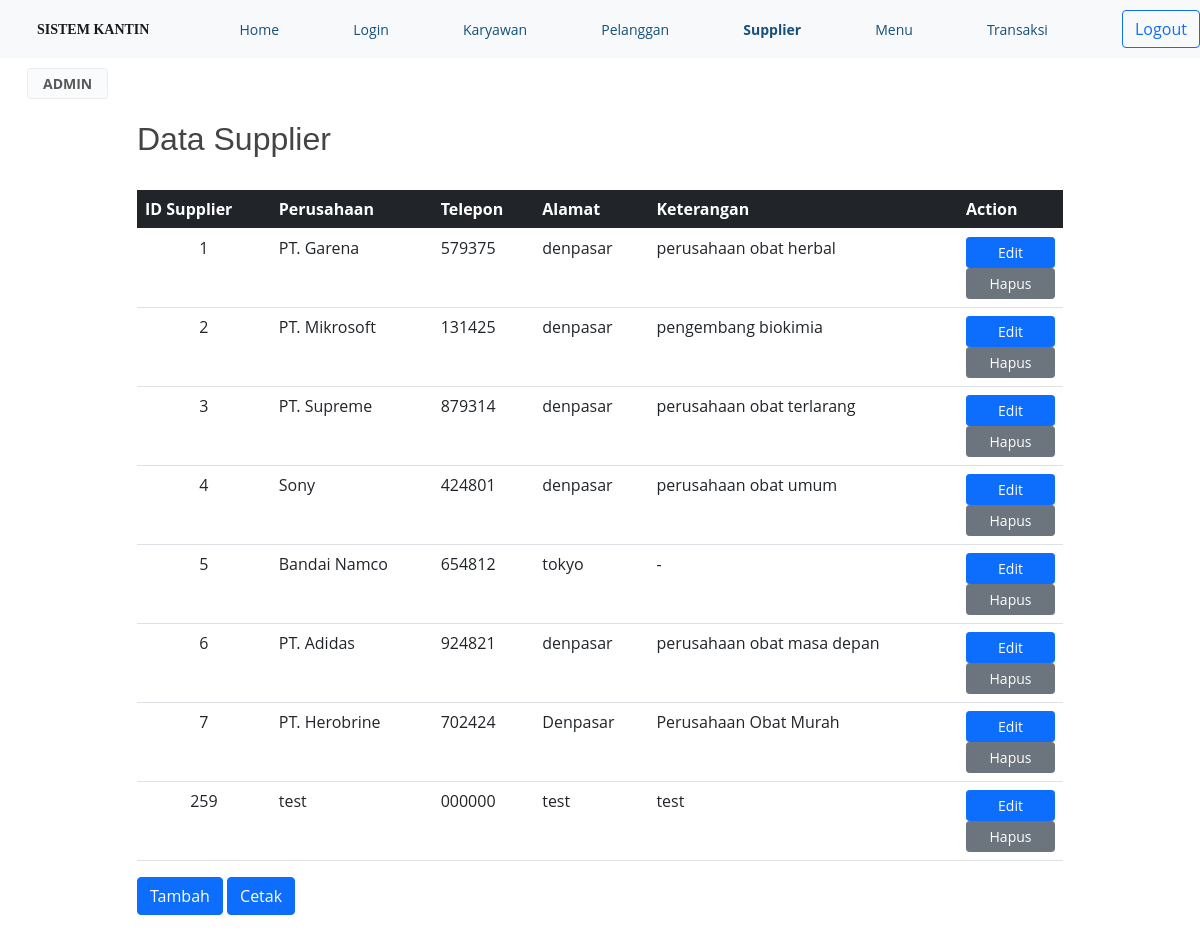
Screenshot of /view/viewsupplier.php (signed in) with the database file from the repository.
### tables this page shows
CREATE TABLE IF NOT EXISTS `tb_supplier` (
  `idsupplier` int(4) NOT NULL AUTO_INCREMENT,
  `perusahaan` varchar(100) NOT NULL,
  `telpon` varchar(20) NOT NULL,
  `alamat` text NOT NULL,
  `keterangan` text NOT NULL,
  PRIMARY KEY (`idsupplier`)
);

### view/viewsupplier.php (the view, shortened to what this page needs)
<?php
    include('../koneksi.php');
?>
<html>
    <head>
    <link href="https://cdn.jsdelivr.net/npm/bootstrap@5.1.0/dist/css/bootstrap.min.css" rel="stylesheet">
    <link rel="stylesheet" type="text/css" href="../style.css">
    <link rel="stylesheet" type="text/css" href="https://cdn.datatables.net/v/dt/dt-1.10.23/datatables.min.css"/>
    <link rel="stylesheet" href="https://cdnjs.cloudflare.com/ajax/libs/font-awesome/4.7.0/css/font-awesome.min.css">
    </head>
<body>
    <nav class="fixed-top">
    <div class="container-fluid topnav navbar navbar-light bg-light w3-animate-top" >
    <a class="navbar-brand" href="#"><b>&nbsp;&nbsp;SISTEM KANTIN</b></a>
            <a href="../welcome.php">Home</a>
            <a href="viewlogin.php">Login</a>
            <a href="viewkaryawan.php">Karyawan</a>
            <a href="viewpelanggan.php">Pelanggan</a>
            <a class="topnav2" href="viewsupplier.php">Supplier</a>
            <a href="viewmenu.php">Menu</a>
            <a href="viewtransaksi.php">Transaksi</a>
    <a href="../logout.php"><button type="button" class="btn btn-outline-primary" onclick="return confirm('anda yakin ingin logout?')">Logout</button></a>
    </div>
        <table height="50px" width="100%" class="w3-animate-top">
            <tr><td width="26px"></td>
                <td align="left">
                <button class="btn btn-sm sus btn-light border" disabled><b>ADMIN</b></button>
            </td><td width="1%"></td>
        </tr>
        </table>
</nav>
    <br/><br/>
        <div class="container mt-5 w3-animate-opacity">
		<div class="row">
			<div class="col-1">
			</div>
		<div class="col-10 mt-4">
        <h2>Data Supplier</h2><br>
        <table class="table hover" id="myTable">
        <thead>
        <tr class='myclass bg-dark'>
            <th>ID Supplier</th>
            <th>Perusahaan</th>
            <th>Telepon</th>
            <th>Alamat</th>
            <th>Keterangan</th>
            <th width="105px">Action</th>
        </tr>
        </thead>
    <tbody>
        <?php
        $query = "SELECT * FROM tb_supplier ORDER BY idsupplier ASC";
        $result = mysqli_query($mysqli, $query);
        while($row = mysqli_fetch_assoc($result))
        {
        ?>
            <tr>
                <td align="center">
                    <?php echo $row['idsupplier']; ?></td>
                <td><?php echo $row['perusahaan']; ?></td>
                <td><?php echo $row['telpon']; ?></td>
                <td><?php echo $row['alamat']; ?></td>
                <td><?php echo $row['keterangan']; ?></td>
                <td align="center">
                    <a href="../edit/editsupplier.php?idsupplier=<?= $row['idsupplier']; ?>">
                    <button class="btn btn-primary btn-sm">Edit</button></a>
                    <br/>
                    <a href="../delete/deletesupplier.php?idsupplier=<?php echo $row['idsupplier']; ?>"
                            onclick="return confirm('anda yakin akan menghapus data ini?')">
                            <button class="btn btn-secondary btn-sm">Hapus</button></a>
                </td>
            </tr>
        <?php
        }
        ?>
    </tbody>
    </table>
    <a href="../add/addsupplier.php"><button class="btn btn-primary">Tambah</button></a>
    <a href="../cetak/laporan_supplier.php"><button class="btn btn-primary">Cetak</button></a>
    </div>
    <div class="col-1">
    </div>
	</div>
<br/><br/><br/>
</body>
</html>

### assets/css/style.css (style rules this page uses)
body { font-family: "Open Sans", sans-serif; color: #444444; }
a { color: #2487ce; text-decoration: none; }
h1, h2, h3, h4, h5, h6 { font-family: "Raleway", sans-serif; }
.navbar { padding: 0; }
.navbar a, .navbar a:focus { display: flex; align-items: center; justify-content: space-between; padding: 10px 0 10px 30px; font-size: 14px; color: #16507b; white-space: nowrap; transition: 0.3s; }

### view/viewsupplier.php (style rules this page uses)
a { text-decoration:none; }
.topnav { background-color: #333; overflow: hidden; }
.topnav2 { font-weight: bold; color: black; }
.navbar-brand { font-family:"agency FB"; font-size: 24px; }
.btn-sm { width: 100%; }
th { color: white; }
h2 { font-weight: 500; }
.btn-sm.sus { width: 7%; }
.btn-light.border { border: 24px; }
.w3-animate-opacity { animation:opac 1s }
.w3-animate-top { position:relative;animation:animatetop 1s }

### rows the page displays
tb_supplier: idsupplier "1", perusahaan "PT. Garena", telpon "579375", alamat "denpasar", keterangan "perusahaan obat herbal"
tb_supplier: idsupplier "2", perusahaan "PT. Mikrosoft", telpon "131425", alamat "denpasar", keterangan "pengembang biokimia"
tb_supplier: idsupplier "3", perusahaan "PT. Supreme", telpon "879314", alamat "denpasar", keterangan "perusahaan obat terlarang"
tb_supplier: idsupplier "4", perusahaan "Sony", telpon "424801", alamat "denpasar", keterangan "perusahaan obat umum"
tb_supplier: idsupplier "5", perusahaan "Bandai Namco", telpon "654812", alamat "tokyo", keterangan "-"
tb_supplier: idsupplier "6", perusahaan "PT. Adidas", telpon "924821", alamat "denpasar", keterangan "perusahaan obat masa depan"
tb_supplier: idsupplier "7", perusahaan "PT. Herobrine", telpon "702424", alamat "Denpasar", keterangan "Perusahaan Obat Murah"
tb_supplier: idsupplier "259", perusahaan "test", telpon "000000", alamat "test", keterangan "test"
